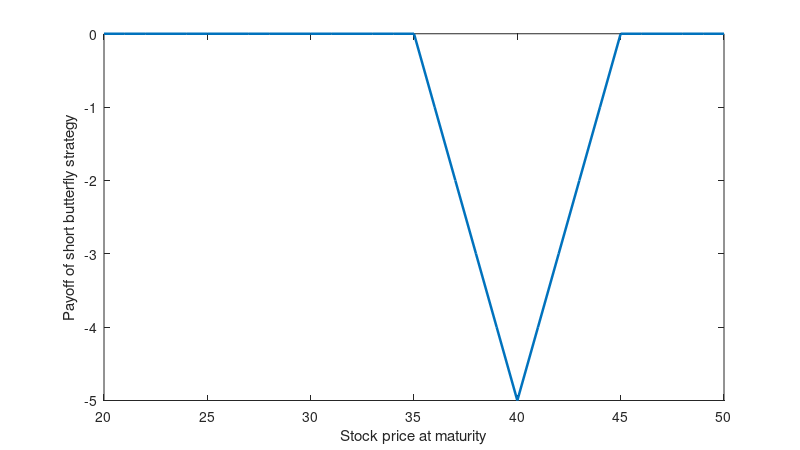

This chart was generated by the following MATLAB code: (Note: this script raises an error after producing the figure.)
% PracticeQuestions.m
%
% For the practice questions of FNCE90011, 2016 S2.
%
%
%
%   $ Author: Thijs van der Heijden $  
%   $ Revision: 1.0 $  
%   $ Date: 2016/10/15 $

%% Housekeeping
clear;
fprintf('\n\n*** In %s ***\n\n',mfilename)
% format long; % use this is you want to display lots of decimal places
%#ok<*NOPTS>
mkdir('./figures')
rng(0); % initialize random number generator for reproducibility

%% Plot set up
% Reference:
% - https://dgleich.github.io/hq-matlab-figs/

% Defaults for this blog post
width = 8;     % Width in inches
height = 4.5;    % Height in inches
alw = 0.75;    % AxesLineWidth
fsz = 11;      % Fontsize
lw = 1.8;      % LineWidth
msz = 8;       % MarkerSize

%% Question 1 (Arbitrage / option strategies)
fprintf('\n\n* Question 1 (Arbitrage/option strategies) * \n')
S0 = 40;
Opt0 = [30	1 	10.25	0.1;
30	2	10.5	0.2;
35	1	5.5	0.25;
35	2	5.75	0.50;
40	1	1.5	1.5;
40	2	2.25	2;
45	1	0.25	5;
50	1	0.25	10]; % option prices [strike maturity (months) call price put price]

nOpt = size(Opt0,1);

% b)
SB.w = -[0 0 1 0 -2 0 1 0]; % weights of the call options in the short butterfly

ST = 20:1:50;
SB.Payoff = SB.w*max(repmat(ST,nOpt,1)-repmat(Opt0(:,1),1,length(ST)),0);


figure(1);
pos = get(gcf, 'Position');
set(gcf, 'Position', [pos(1) pos(2) width*100, height*100]); %<- Set size
set(gca, 'FontSize', fsz, 'LineWidth', alw); %<- Set properties

plot(ST, SB.Payoff, 'LineWidth', lw);
xlabel('Stock price at maturity')
ylabel('Payoff of short butterfly strategy')

% Here we preserve the size of the image when we save it.
set(gcf, 'InvertHardcopy', 'on');
set(gcf, 'PaperUnits', 'inches');
papersize = get(gcf, 'PaperSize');
left = (papersize(1)- width)/2;
bottom = (papersize(2)- height)/2;
myfiguresize = [left, bottom, width, height];
set(gcf, 'PaperPosition', myfiguresize);

saveas(gcf, './figures/Q1b.png')
close(gcf);



SB.PriceC = SB.w*Opt0(:,3);
SB.PriceP = SB.w*Opt0(:,4)

% h)
BearSpread.w3040 = [0 -1 0 0 0 1 0 0];
BearSpread.w3540 = [0 0 0 -1 0 1 0 0];
% BearSpread.wC3040 = [0 -1 0 0 0 1 0 0];
% BearSpread.wC3540 = [0 0 0 -1 0 1 0 0];

BearSpread.P3040Payoff = BearSpread.w3040*max(repmat(Opt0(:,1),1,length(ST))-repmat(ST,nOpt,1),0);
BearSpread.P3540Payoff = BearSpread.w3540*max(repmat(Opt0(:,1),1,length(ST))-repmat(ST,nOpt,1),0);
BearSpread.C3040Payoff = BearSpread.w3040*max(repmat(ST,nOpt,1)-repmat(Opt0(:,1),1,length(ST)),0);
BearSpread.C3540Payoff = BearSpread.w3540*max(repmat(ST,nOpt,1)-repmat(Opt0(:,1),1,length(ST)),0);

BearSpread.P3040Cost = BearSpread.w3040*Opt0(:,4);
BearSpread.P3540Cost = BearSpread.w3540*Opt0(:,4);
BearSpread.C3040Cost = BearSpread.w3040*Opt0(:,3);
BearSpread.C3540Cost = BearSpread.w3540*Opt0(:,3)


figure(1);
pos = get(gcf, 'Position');
set(gcf, 'Position', [pos(1) pos(2) width*100, height*100]); %<- Set size
set(gca, 'FontSize', fsz, 'LineWidth', alw); %<- Set properties

hh = plot(ST, [BearSpread.P3040Payoff - BearSpread.P3040Cost; ...
    BearSpread.P3540Payoff - BearSpread.P3540Cost; ...
    BearSpread.C3040Payoff - BearSpread.C3040Cost; 
    BearSpread.C3540Payoff - BearSpread.C3540Cost], 'LineWidth', lw);
hh(2).LineStyle = '--';
hh(3).LineStyle = '-.';
hh(4).LineStyle = ':';
legend('P3040', 'P3540', 'C3040', 'C3540')
xlabel('Stock price at maturity')
ylabel('Payoff of bearish vertical spread')

% Here we preserve the size of the image when we save it.
set(gcf, 'InvertHardcopy', 'on');
set(gcf, 'PaperUnits', 'inches');
papersize = get(gcf, 'PaperSize');
left = (papersize(1)- width)/2;
bottom = (papersize(2)- height)/2;
myfiguresize = [left, bottom, width, height];
set(gcf, 'PaperPosition', myfiguresize);

saveas(gcf, './figures/Q1h.png')
close(gcf);





%% Question 2 (Structured Product)
fprintf('\n\n* Question 2 (Structured Product) * \n')
SP.G0 = 1300;
SP.rf = 0.04;
SP.sig = 0.3;
SP.T = 2;
SP.KC = [1300 1500]';
SP.wC = [1 -1];
SP.KP = 1000;
SP.wP = 1;
SP.GT = 900:1600;

nC = length(SP.KC);
nP = length(SP.KP);
nGT = length(SP.GT);

SP.Payout = SP.G0 + SP.wC*max(repmat(SP.GT,nC,1)-repmat(SP.KC,1,nGT),0) + SP.wP*max(repmat(SP.KP,1,nGT)-repmat(SP.GT,nP,1),0);

figure(1);
pos = get(gcf, 'Position');
set(gcf, 'Position', [pos(1) pos(2) width*100, height*100]); %<- Set size
set(gca, 'FontSize', fsz, 'LineWidth', alw); %<- Set properties

plot(SP.GT, SP.Payout, 'LineWidth', lw);
xlabel('Gold Price at Maturity ($/oz)')
ylabel('Note Payout ($)')

% Here we preserve the size of the image when we save it.
set(gcf, 'InvertHardcopy', 'on');
set(gcf, 'PaperUnits', 'inches');
papersize = get(gcf, 'PaperSize');
left = (papersize(1)- width)/2;
bottom = (papersize(2)- height)/2;
myfiguresize = [left, bottom, width, height];
set(gcf, 'PaperPosition', myfiguresize);

saveas(gcf, './figures/Q2payout.png')
close(gcf);



SP.PrBond = SP.G0*exp(-SP.rf*SP.T);
[~,SP.PrPsig25] = blsprice(SP.G0,SP.KP,SP.rf,SP.T,0.25,0);

SP.PrC = blsprice(SP.G0,SP.KC,SP.rf,SP.T,SP.sig,0);
[~,SP.PrP] = blsprice(SP.G0,SP.KP,SP.rf,SP.T,SP.sig,0);

d1 = (log(SP.G0/SP.KP) + (SP.rf + 0.5*0.25^2)*SP.T)./(0.25*sqrt(SP.T));
d2 = round(100*(d1 - 0.25*sqrt(SP.T)))/100;
d1 = round(100*d1)/100;

PutPriceRounded = SP.KP*exp(-SP.rf*SP.T)*normcdf(-d2) - SP.G0*normcdf(-d1)

SP.PricePF = SP.PrBond + SP.wC*SP.PrC + SP.wP*SP.PrP;

[SP.PrCTable,SP.PrPTable] = blsprice(SP.G0,900:100:1600,SP.rf,SP.T,SP.sig,0);
SP



%% Question 3 (Binomial model) (Hull 2011, 12.16)
fprintf('\n\n* Question 3 (Binomial model) * \n')

%% Question 4 (Black-Scholes/Greeks) (Hull 2011, 14.29 + addition)
fprintf('\n\n* Question 4 (Black-Scholes/Greeks) * \n')
Q4.S0 = 30;
Q4.K = 29;
Q4.rf = 0.05;
Q4.sig = 0.25;
Q4.T = 4/12;

[Q4.PrC, Q4.PrP] = blsprice(Q4.S0,Q4.K,Q4.rf,Q4.T,Q4.sig,0);

[Q4.deltaC, Q4.deltaP] = blsdelta(Q4.S0,Q4.K,Q4.rf,Q4.T,Q4.sig,0);

[Q4.ThetaC, Q4.ThetaP] = blstheta(Q4.S0,Q4.K,Q4.rf,Q4.T,Q4.sig,0);

d1 = (log(Q4.S0/Q4.K) + (Q4.rf + 0.5*Q4.sig^2)*Q4.T)/(Q4.sig*sqrt(Q4.T))

thetaC = -Q4.S0*normpdf(d1)*Q4.sig/(2*sqrt(Q4.T)) - Q4.rf*Q4.K*exp(-Q4.rf*Q4.T)*normcdf(d1-Q4.sig*sqrt(Q4.T))

% Put option used to gamma hedge
Q4.KP = 25;
Q4.TP = 1/12;

Q4.gammaC = blsgamma(Q4.S0, Q4.K, Q4.rf, Q4.T, Q4.sig, 0);
Q4.gammaP_hedge = blsgamma(Q4.S0, Q4.KP, Q4.rf, Q4.TP, Q4.sig, 0);
[~, Q4.deltaP_hedge] = blsdelta(Q4.S0, Q4.KP, Q4.rf, Q4.TP, Q4.sig, 0);

Q4.n_gamma_hedge = -Q4.gammaC / Q4.gammaP_hedge; % long C so we should be short P to gamma hedge
Q4.net_delta = Q4.deltaC + Q4.n_gamma_hedge * Q4.deltaP_hedge % net delta which needs to be hedged using stocks

%% Q5
% Note: since the input numbers below are rounded, some of the calculations don't yield
% the correct result. The risk-neutral probabilities will be 50% exactly in reality, but
% here they are slightly different.
fprintf('\n\n* Question 5 (Defaultable bond) * \n')


% Inputs
Q5.lambda = 0.01;  % risk-neutral probability of default per period
Q5.delta = 0.7;    % recovery rate 

Q5.B01 = 0.97;     % one-period bond price

Q5.B02 = 0.93;     % two-period bond price
Q5.B12u = 0.9620;  % two-period bond price in up state
Q5.B12d = 0.9555;  % two-period bond price in down state

Q5.B03 = 0.88;     % three-period bond price
Q5.B13u = 0.9167;  % three-period bond price in up state
Q5.B13d = 0.8977;  % three-period bond price in down state
Q5.B23 = [0.9555; % three-period bond price in up-up state
            0.9504; % three-period bond price in up-down state
            0.9440; % three-period bond price in down-up state
            0.9349]; % three-period bond price in down-down state

Q5.r2_23 = 1 ./ Q5.B23 - 1; % one-period spot interest rate at time 2



% Risk-neutral probabilities
Q5.u02 = Q5.B12u / Q5.B02;  % size of up move in first period
Q5.d02 = Q5.B12d / Q5.B02; % size of down move in first period
Q5.pi0 = (1 / Q5.B01 - Q5.d02) / (Q5.u02 - Q5.d02);    % risk-neutral probability of up move in tree in first period

Q5.B02check = (Q5.pi0 * Q5.B12u + (1 - Q5.pi0) * Q5.B12d) * Q5.B01; % current price of two-period default free bond
Q5.r0_02 = sqrt(1 / Q5.B02) - 1;       % annualized yield on two-period default free bond


% Second-period risk-neutral probability
Q5.u13 = Q5.B23(1) / Q5.B13u;
Q5.d13 = Q5.B23(2) / Q5.B13u;
Q5.pi1u = (1 / Q5.B12u - Q5.d13) / (Q5.u13 - Q5.d13);

% a) caplet
C2 = max( (Q5.r2_23 - 0.05) ./ (1 + Q5.r2_23), 0)
C1 = [Q5.B12u * (Q5.pi1u * C2(1) + (1 - Q5.pi1u) * C2(2));
        Q5.B12d * (Q5.pi1u * C2(3) + (1 - Q5.pi1u) * C2(4))]
C0 = Q5.B01 * (Q5.pi0 * C1(1) + (1 - Q5.pi0) * C1(2))


% b) floorlet
P2 = max( (0.05 - Q5.r2_23) ./ (1 + Q5.r2_23), 0)
P1 = [Q5.B12u * (Q5.pi1u * P2(1) + (1 - Q5.pi1u) * P2(2));
        Q5.B12d * (Q5.pi1u * P2(3) + (1 - Q5.pi1u) * P2(4))]
P0 = Q5.B01 * (Q5.pi0 * P1(1) + (1 - Q5.pi0) * P1(2))


% c) put-call parity
r0_23 = Q5.B02 / Q5.B03 - 1 % one-period forward rate from time 2 to time 3
PV_r0_23 = r0_23 * Q5.B03 % present value of forward rate (discount for 3 periods since it will be paid at the end)
PV_K = 0.05 * Q5.B03 % present value of the strike

P0_pcp = C0 - PV_r0_23 + PV_K


% d) bond option
KB = 0.9524

BO2 = max( (Q5.B23 - KB), 0)
BO1 = [Q5.B12u * (Q5.pi1u * BO2(1) + (1 - Q5.pi1u) * BO2(2));
        Q5.B12d * (Q5.pi1u * BO2(3) + (1 - Q5.pi1u) * BO2(4))]
BO0 = Q5.B01 * (Q5.pi0 * BO1(1) + (1 - Q5.pi0) * BO1(2))

   
    
% e) CDS valuation
E_PVpremiums = @(c) c * (1 + (1 - Q5.lambda) * Q5.B01) 
E_PVpayout = (Q5.lambda * Q5.B01 + (1 - Q5.lambda) * Q5.lambda * Q5.B02) * (1 - Q5.delta)

Q5.CDSpremium = fzero(@(c) E_PVpremiums(c) - E_PVpayout, [0 1]);



% f) One-period defaultable bond
Q5.f = Q5.B01 * (Q5.lambda * Q5.delta + (1 - Q5.lambda) * 1)



%% Question 7
fprintf('\n\n* Question 7 (Super option) * \n')
K = 210
S = [200    220     242     266.2;
     0      180     198     217.8;
     0      0       162     178.2;
     0      0        0      145.8]
 
rf = 0.01 % interest rate per month with monthly compounding

% a) Replicating portfolio
U = S(1,2) / S(1,1)
D = S(2,2) / S(1,1)

pie = (1 + rf - D) / (U - D)

C(:,4) = (S(:,4) - K).^2 
C(1:3, 3) = (pie * C(1:3, 4) + (1 - pie) * C(2:4, 4)) ./ (1 + rf)
C(1:2, 2) = (pie * C(1:2, 3) + (1 - pie) * C(2:3, 3)) ./ (1 + rf)
C(1, 1) = (pie * C(1, 2) + (1 - pie) * C(2, 2)) ./ (1 + rf)

m = triu((C(1:3, 2:4) - C(2:4, 2:4)) ./ (S(1:3, 2:4) - S(2:4, 2:4)))

b = triu((U * C(2:4, 2:4) - D * C(1:3, 2:4)) ./ ((U - D) * (1 + rf)))

% b)
% Note: the portfolio of 3 options constructed here is not completely correct. The correct
% portfolio solves the problem in Bakshi, Kapadia & Madan, as long as a continuum of 
% strike prices is available.
vS = (140:0.1:280)'; % to plot continuous payout function
vK = [210 230 250]  % strikes to use in plot to show how the payoff of the super-option
                    % can be replicated using a portfolio of standard options
Seval = [S(2, 4) 240 S(1, 4)]   % Stock values at which to make sure the portfolio of options
                                % matches the payout
Swghts(1) = 2 * (Seval(1) - 210);
Swghts(2) = 2 * (Seval(2) - 210) - Swghts(1);
Swghts(3) = 2 * (Seval(3) - 210) - Swghts(2)

bwghts(1) = (Seval(1) - 210)^2 - Swghts(1) * (Seval(1) - vK(1));
bwghts(2) = (Seval(2) - 210)^2 - Swghts(1) * (Seval(2) - vK(1)) - ...
    Swghts(2) * (Seval(2) - vK(2)) %+ bwghts(1)
bwghts(3) = (Seval(3) - 210)^2 - Swghts * (Seval(3) - vK)' %+ bwghts(2)

pf = cumsum(repmat(Swghts, length(vS), 1) .* ...
    max(repmat(vS, 1, length(vK)) - repmat(vK, length(vS), 1), 0), 2) + ...
    repmat(bwghts, length(vS), 1);

for i = size(pf,2):-1:1
   % loop over columns to retain only the part of each portfolio that is really new
   % compared to the previous portfolio with one fewer option in it.
   pf(vS < vK(i), i) = NaN;
end
% pf(pf(:, 1) < 0, 1) = NaN;

figure(1);
pos = get(gcf, 'Position');
set(gcf, 'Position', [pos(1) pos(2) width*100, height*100]); %<- Set size
set(gca, 'FontSize', fsz, 'LineWidth', alw); %<- Set properties

stem(S(:,4), C(:,4), 'LineWidth', lw);
hold on;

plot(vS, [(vS - K).^2, pf], 'LineWidth', lw);
hold off;
xlabel('Stock price at option maturity ($)')
ylabel('Super option payout ($)')

% Here we preserve the size of the image when we save it.
set(gcf, 'InvertHardcopy', 'on');
set(gcf, 'PaperUnits', 'inches');
papersize = get(gcf, 'PaperSize');
left = (papersize(1)- width)/2;
bottom = (papersize(2)- height)/2;
myfiguresize = [left, bottom, width, height];
set(gcf, 'PaperPosition', myfiguresize);

saveas(gcf, './figures/Q7b.png')
close(gcf);
    
% c)
format long;
C

format short
